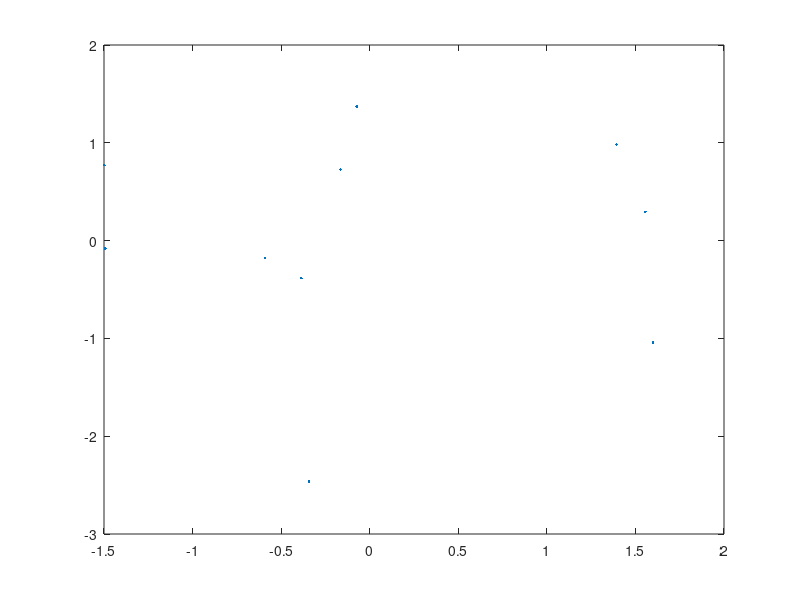

Write the MATLAB code that produced this figure.
% consider an artificial data set of 100 variables (e.g., genes) and 10 samples
    data=rand(100,10);

% remove the mean variable-wise (row-wise)
    data=data-repmat(mean(data,2),1,size(data,2));

% calculate eigenvectors (loadings) W, and eigenvalues of the covariance matrix
    [W, EvalueMatrix] = eig(cov(data'));
    Evalues = diag(EvalueMatrix);

% order by largest eigenvalue
    Evalues = Evalues(end:-1:1);
    W = W(:,end:-1:1); W=W';  

% generate PCA component space (PCA scores)
    pc = W * data;

% plot PCA space of the first two PCs: PC1 and PC2
    plot(pc(1,:),pc(2,:),'.')  